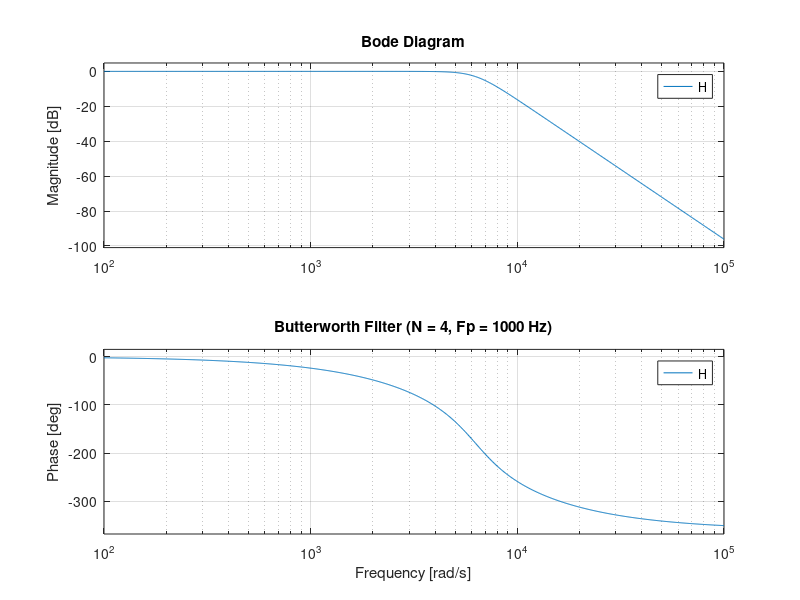

MATLAB code to generate this figure:
% Design the Butterworth filter with Fp = 1000 Hz, N = 4;
clear all;
clc;

Fp = 1000;             % Passband frequency in Hz
N = 4;                % Filter order

Wp = 2 * pi * Fp;      % Passband edge angular frequency
[num2, den2] = butter(N, Wp, 's');

H = tf(num2, den2);
figure;
bode(H);
grid on;
title(['Butterworth Filter (N = ' num2str(N) ', Fp = ' num2str(Fp) ' Hz)']);